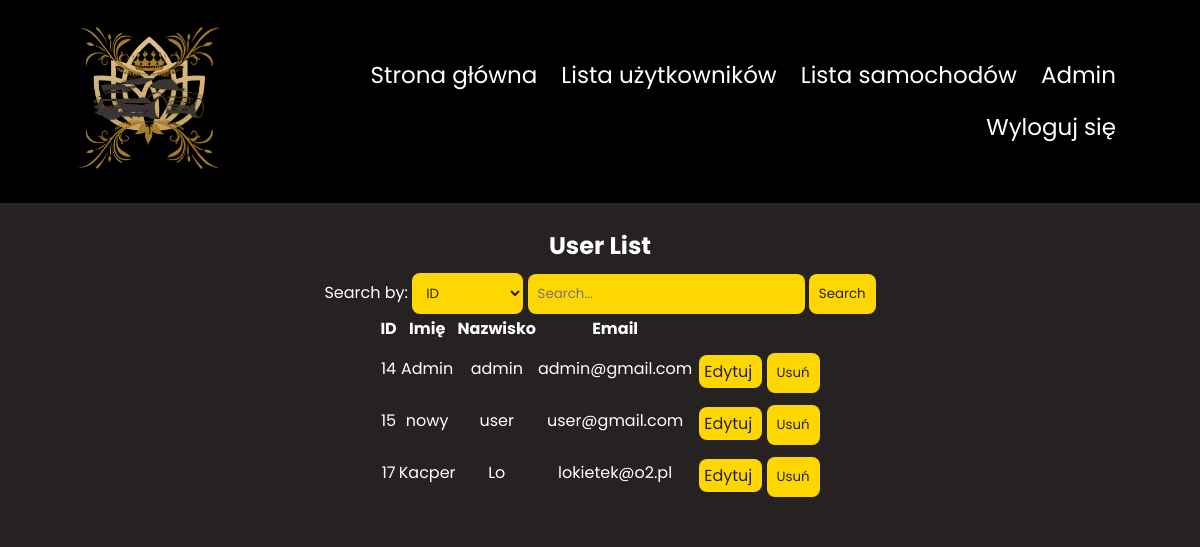
Page /strony/user_list.php (signed in) on the earlier database version.
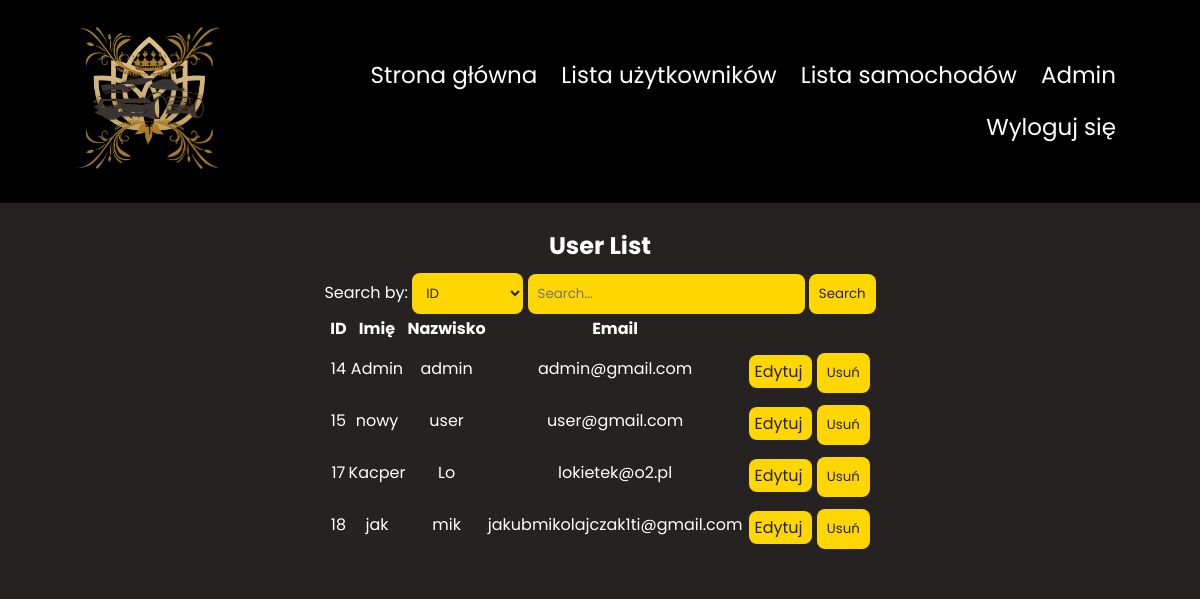
Same page on the later database version.
### tables this page shows
CREATE TABLE `users` (
  `id_user` int(11) NOT NULL,
  `name` varchar(60) NOT NULL,
  `surname` varchar(60) NOT NULL,
  `email` varchar(60) NOT NULL,
  `role_id` tinyint(4) NOT NULL DEFAULT 1,
  `password` varchar(150) NOT NULL,
  `ver_code` varchar(50) NOT NULL,
  `is_verified` tinyint(1) NOT NULL DEFAULT 0
);

### scripts/user_list.php (the view, shortened to what this page needs)
<?php
$searchAttribute = isset($_GET['searchAttribute']) ? $_GET['searchAttribute'] : 'id_user';
$searchValue = isset($_GET['searchValue']) ? $_GET['searchValue'] : '';
require_once("connect.php");
$sql = "SELECT * FROM users WHERE $searchAttribute LIKE '%$searchValue%'";
$result = $conn->query($sql);
if ($result->num_rows > 0) {
    echo '<table>';
    echo '<tr><th>ID</th><th>Imię </th><th>Nazwisko </th><th>Email</th><th></th></tr>';
    while ($row = $result->fetch_assoc()) {
        echo '<tr>';
        echo '<td>' . $row['id_user'] . '</td>';
        echo '<td>' . $row['name'] . '</td>';
        echo '<td>' . $row['surname'] . '</td>';
        echo '<td>' . $row['email'] . '</td>';
        echo '<td><a href="./edit_user.php?id=' . $row['id_user'] . '">Edytuj </a>';
        echo '<button onclick="deleteUser(' . $row['id_user'] . ')">Usuń</button></td>';
        echo '</tr>';
    }
    echo '</table>';
} else {
    echo 'Nie znaleziono użytkowników.';
}
?>

Differences in the rows shown:
added users: id_user "18", name "jak", surname "mik", email "jakubmikolajczak1ti@gmail.com"
